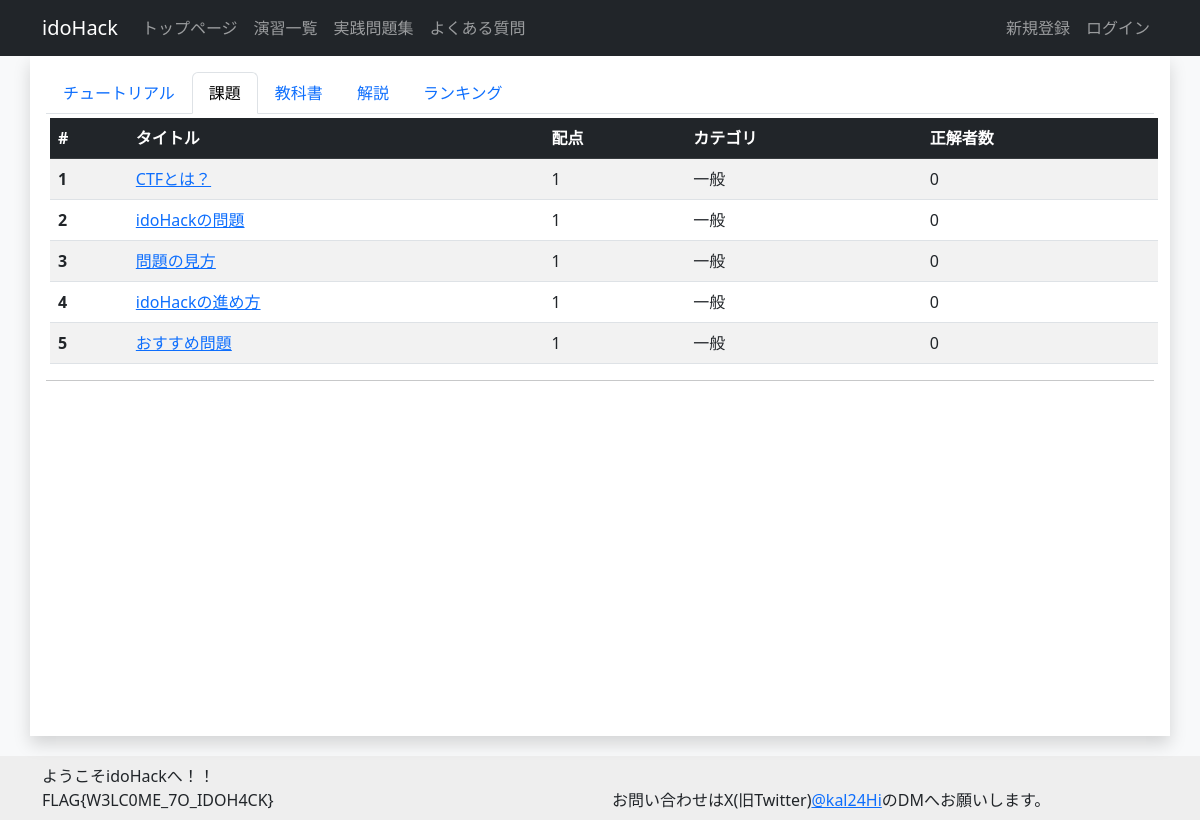
The page /exercise/1/tasks/ on the database as committed earlier.
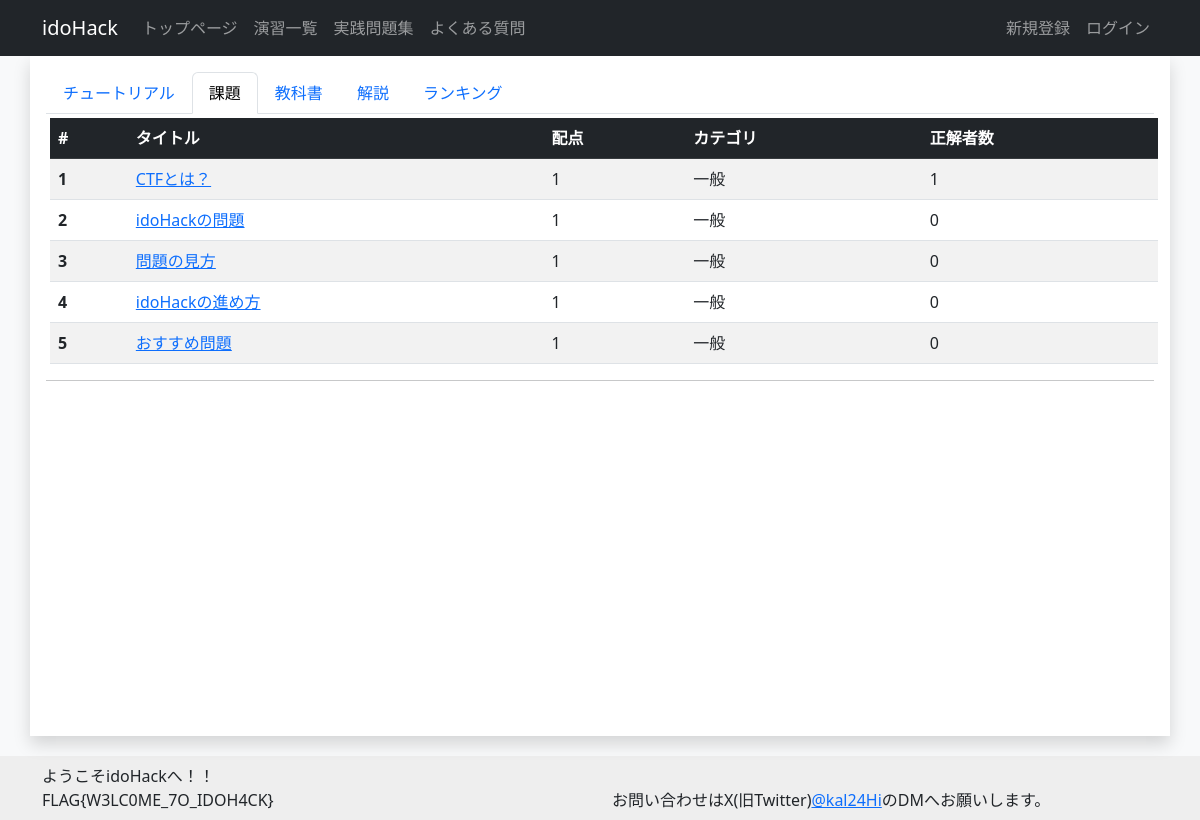
The same page on the database as committed later.
### challenge/models.py (models this page shows, shortened)
class ChallengeModel(models.Model):
    category = models.ForeignKey(CategoryModel, on_delete=models.SET_NULL, null=True, verbose_name="カテゴリ") # カテゴリ
    exercise_title = models.ForeignKey(ExerciseModel, on_delete=models.SET_NULL, null=True, verbose_name="演習名") # 演習のタイトル
    challenge_number = models.IntegerField(default=0, verbose_name="番号") # 課題の番号
    challenge_title = models.CharField(max_length=100,  default="", verbose_name="タイトル", unique=True) # 課題のタイトル
    score = models.IntegerField(default="", verbose_name="配点") # 課題の配点
    flag = models.CharField(max_length=100,  default="", verbose_name="フラグ") # フラグ
    visible = models.BooleanField(default=False, verbose_name="一般ユーザへの公開") # 課題が公開されているかどうか
    is_practice = models.BooleanField(default=False, verbose_name="実戦問題に表示する。") # 実戦問題かどうか
    discription = MDTextField(default="", verbose_name="説明") # 課題の説明
    hint_one = models.CharField(max_length=200, default="", blank=True, verbose_name="ヒントその１")
    hint_two = models.CharField(max_length=200, default="", blank=True, verbose_name="ヒントその２")
    hint_three = models.CharField(max_length=200, default="", blank=True, verbose_name="ヒントその３")
    cleared_count = models.IntegerField(default=0, verbose_name="クリア者数") # 課題をクリアした人数
    created_at = models.DateTimeField(auto_now_add=True, verbose_name="作成日時") # 課題の作成日時
    updated_at = models.DateTimeField(auto_now=True, verbose_name="更新日時") # 課題の更新日時
    class Meta:
        verbose_name = 'Challenge'

class CategoryModel(models.Model):
    category = models.CharField(max_length=100, default="", verbose_name="カテゴリ名") # カテゴリ名
    category_discription = models.TextField(blank=True, default="", verbose_name="説明") # カテゴリの説明
    class Meta:
        verbose_name = 'Category'

### challenge/views.py (the view)
# urls.py: path('exercise/<int:pk>/tasks/', views.ChallengeListView.as_view(), name='challenge_list'),
class ChallengeListView(ListView):
    model = ChallengeModel
    template_name = 'challenge/challenge_list.html'
    context_object_name = 'challenge_list'
    def get_queryset(self) -> Any:
        return ChallengeModel.objects.filter(exercise_title=self.kwargs['pk'])
    def get_context_data(self, **kwargs: Any) -> Any:
        context = super().get_context_data(**kwargs)
        context['exercise_detail'] = ExerciseModel.objects.get(pk=self.kwargs['pk'])
        return context

### templates/challenge/challenge_list.html
{% extends "base.html" %}
{% load markdown_extras%}
{% block content %}
<ul class="nav nav-tabs">
  <li class="nav-item">
    <a class="nav-link" aria-current="page" href="{%url 'exercise_detail' exercise_detail.id%}">{{exercise_detail.exercise_title}}</a>
  </li>
  <li class="nav-item">
    <a class="nav-link active" aria-current="page" href="#">課題</a>
  </li>
  <li class="nav-item">
    <a class="nav-link" aria-current="page" href="#">教科書</a>
  </li>
  <li class="nav-item">
    <a class="nav-link" aria-current="page" href="#">解説</a>
  </li>
  <li class="nav-item">
    <a class="nav-link" aria-current="page" href="#">ランキング</a>
  </li>
</ul>
<table class="table table-striped table-hover m-1">
  <thead>
    <tr class="table-dark">
      <th scope="col">#</th>
      <th scope="col">タイトル</th>
      <th scope="col">配点</th>
      <th scope="col">カテゴリ</th>
      <th scope="col">正解者数</th>
    </tr>
  </thead>
  <tbody>
        {%for challenge in challenge_list%}
        <tr>
            <th scope="row">{{challenge.challenge_number}}</th>
            <td><a href="{%url 'challenge_detail' exercise_detail.id challenge.id%}">{{challenge.challenge_title}}</a></td>
            <td>{{challenge.score}}</td>
            <td>{{challenge.category.category}}</td>
            <td>{{challenge.cleared_count}}</td>
        </tr>
        {%endfor%}
  </tbody>
</table>
<hr>
{% endblock %}

Rows that differ between the two databases and show on the page:
changed ChallengeModel "CTFとは？": cleared_count "0" → "1"
